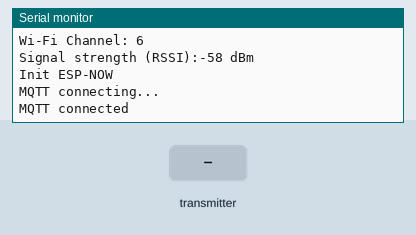
A sketch run on a simulated ESP32. On the bench: the last lines printed to the serial monitor. Inputs (shaded band) come from the test bench. WiFi joins after 1.5 s; servers stay silent unless stated; no MQTT or app messages arrive unless stated.

Above: at 3.2 s.
3.3 s: the transmitter starts sending msgType = 0
At 3.62 s:
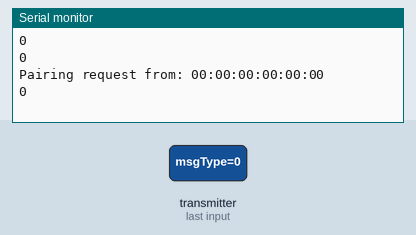
4.8 s: the transmitter starts sending id = 64
At 5.13 s:
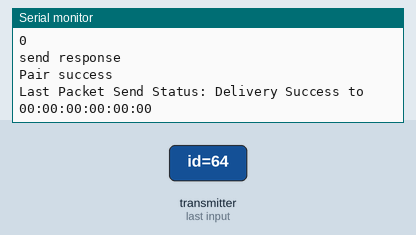
6.3 s: the transmitter starts sending id = 128
Timing chart, 0 to 9.3 s (numbered marks = the images above; inputs shaded):
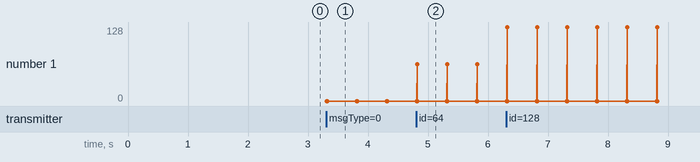

The sketch:

FoxHomeIoT-ESP32-Bridge.ino
```cpp
// ----------------------------------------------------------------------------
// firmware name: FoxHomeIoT-ESP32-Bridge
// description: receiving ESP-NOW message from slaves and resend
//              message to mqtt
// © 2022 Jiří Kučera
// version: 0.1.1
// ----------------------------------------------------------------------------

// ----------------------------------------------------------------------------
// Libraries
// ----------------------------------------------------------------------------
#include <esp_now.h>
#include <WiFi.h>
#include <ArduinoJson.h>
#include <PubSubClient.h>

// ----------------------------------------------------------------------------
// Definition of global constants
// ----------------------------------------------------------------------------

// wifi setting
const char* ssid = "your_ssid";
const char* password = "your_password";

// mqtt setting
const char* mqtt_server = "10.0.0.112";
const int   mqtt_port   = 1883;
const char* MQTT_USER = "your_mqtt_user";
const char* MQTT_PASSWORD = "your_mqtt_pass";

const char* DEVICE_NAME = "FoxHomeIoT-Bridge";
const char* TOPIC_MQTT_AVAILABILITY   = "bridge/availability";
const char* TOPIC_MQTT_RESEND_SENSORS = "bridge/slave/sensors";

// ----------------------------------------------------------------------------
// Definition of global variables
// ----------------------------------------------------------------------------

esp_now_peer_info_t slave;
int chan;

enum MessageType {PAIRING, DATA, };
MessageType messageType;

int counter = 0;

// Structure example to receive data
// Must match the sender structure
typedef struct struct_message {
  uint8_t msgType;
  uint8_t id;
  float temp;
  float hum;
  float pres;
  int batt;
  unsigned int readingId;
} struct_message;

// structure for pairing
typedef struct struct_pairing {
    uint8_t msgType;
    uint8_t id;
    uint8_t macAddr[6];
    uint8_t channel;
} struct_pairing;

struct_message incomingReadings;
struct_message outgoingSetpoints;
struct_pairing pairingData;

char smacStr[18];

// MQTT wifi
WiFiClient espClient;
PubSubClient client(espClient);

// ----------------------------------------------------------------------------
// ESP-NOW
// ----------------------------------------------------------------------------

void printMAC(const uint8_t * mac_addr){
  char macStr[18];
  snprintf(macStr, sizeof(macStr), "%02x:%02x:%02x:%02x:%02x:%02x",
           mac_addr[0], mac_addr[1], mac_addr[2], mac_addr[3], mac_addr[4], mac_addr[5]);
  Serial.print(macStr);
}

void senderMacToStr(const uint8_t * mac_addr) {
  snprintf(smacStr, sizeof(smacStr), "%02x:%02x:%02x:%02x:%02x:%02x",
           mac_addr[0], mac_addr[1], mac_addr[2], mac_addr[3], mac_addr[4], mac_addr[5]);
}

// add pairing
bool addPeer(const uint8_t *peer_addr) {
  memset(&slave, 0, sizeof(slave));
  const esp_now_peer_info_t *peer = &slave;
  memcpy(slave.peer_addr, peer_addr, 6);

  slave.channel = chan; // pick a channel
  slave.encrypt = 0; // no encryption
  // check if the peer exists
  bool exists = esp_now_is_peer_exist(slave.peer_addr);
  if (exists) {
    // Slave already paired.
    Serial.println("Already Paired");
    return true;
  }
  else {
    esp_err_t addStatus = esp_now_add_peer(peer);
    if (addStatus == ESP_OK) {
      // Pair success
      Serial.println("Pair success");
      return true;
    }
    else
    {
      Serial.println("Pair failed");
      return false;
    }
  }
}

// callback when data is sent
void OnDataSent(const uint8_t *mac_addr, esp_now_send_status_t status) {
  Serial.print("Last Packet Send Status: ");
  Serial.print(status == ESP_NOW_SEND_SUCCESS ? "Delivery Success to " : "Delivery Fail to ");
  printMAC(mac_addr);
  Serial.println();
}

// callback when data receive
void OnDataRecv(const uint8_t * mac_addr, const uint8_t *incomingData, int len) {
  Serial.print(len);
  Serial.print(" bytes of data received from : ");
  printMAC(mac_addr);
  Serial.println();
  StaticJsonDocument<1000> root;
  String payload;
  // first message byte is the type of message
  uint8_t type = incomingData[0];
  switch (type) {
    // the message is data type
    case DATA :
      senderMacToStr(mac_addr);
      memcpy(&incomingReadings, incomingData, sizeof(incomingReadings));
      // create a JSON document with received data and send it by event to the web page
      root["id"]          = incomingReadings.id;
      root["mac_addr"]    = smacStr;
      root["temperature"] = incomingReadings.temp;
      root["humidity"]    = incomingReadings.hum;
      root["pressure"]    = incomingReadings.pres;
      root["battery"]     = incomingReadings.batt;
      root["readingId"]   = String(incomingReadings.readingId);
      serializeJson(root, payload);
      Serial.print("mqtt send :");

      if (client.publish(TOPIC_MQTT_RESEND_SENSORS, payload.c_str())) {
        Serial.println("Published to " + String(TOPIC_MQTT_RESEND_SENSORS) + ":");
        // Write JSON document to serial port
        serializeJson(root, Serial);
        Serial.println("");
      } else {
        Serial.println("MQTT publish error");
      }

      //events.send(payload.c_str(), "new_readings", millis());
      Serial.println();
      break;

    // the message is a pairing request
    case PAIRING:
      memcpy(&pairingData, incomingData, sizeof(pairingData));
      Serial.println(pairingData.msgType);
      Serial.println(pairingData.id);
      Serial.print("Pairing request from: ");
      printMAC(mac_addr);
      Serial.println();
      Serial.println(pairingData.channel);
      if (pairingData.id > 0) {     // do not replay to server itself
        if (pairingData.msgType == PAIRING) {
          pairingData.id = 0;       // 0 is server
          // Server is in AP_STA mode: peers need to send data to server soft AP MAC address
          WiFi.softAPmacAddress(pairingData.macAddr);
          pairingData.channel = chan;
          Serial.println("send response");
          esp_err_t result = esp_now_send(mac_addr, (uint8_t *) &pairingData, sizeof(pairingData));
          addPeer(mac_addr);
      }
    }
    break;
  }
}

void initESP_NOW(){
    // Init ESP-NOW
    Serial.println("Init ESP-NOW");
    if (esp_now_init() != ESP_OK) {
      Serial.println("Error initializing ESP-NOW");
      return;
    }
    esp_now_register_send_cb(OnDataSent);
    esp_now_register_recv_cb(OnDataRecv);
}

// ----------------------------------------------------------------------------
// mqtt
// ----------------------------------------------------------------------------

void connectMqtt() {
  while (!client.connected()) {
    Serial.println("MQTT connecting...");

    if (client.connect(DEVICE_NAME, MQTT_USER, MQTT_PASSWORD,
                       TOPIC_MQTT_AVAILABILITY, 1, true, "offline")) {
      Serial.println("MQTT connected");
      client.publish(TOPIC_MQTT_AVAILABILITY, "online", true);

      /*if (client.subscribe(TOPIC_SUB_FARM_DEVICE)) {
        Serial.println("Subscribed to " + String(TOPIC_SUB_FARM_DEVICE) + " successfully");
      } else {
        Serial.println("MQTT subscription error");
        mqttError(client.state());
      }*/
    }
  }
}

// ----------------------------------------------------------------------------
// wifi
// ----------------------------------------------------------------------------

void connectWifi() {
  // Set device as a Wi-Fi Station
  Serial.println("wifi connecting...");
  WiFi.begin(ssid, password);
  while (WiFi.status() != WL_CONNECTED) {
    delay(1000);
    Serial.println("Setting as a Wi-Fi Station..");
  }
  Serial.println("Connected to WiFi");

  // Print status
  printWifiStatus();
}

void printWifiStatus() {
  Serial.print("Server SOFT AP MAC Address:  ");
  Serial.println(WiFi.softAPmacAddress());

  // Print the SSID of the network you're attached to
  Serial.print("SSID: ");
  Serial.println(WiFi.SSID());

  // Print your WiFi IP address and channel
  chan = WiFi.channel();
  Serial.print("Station IP Address: ");
  Serial.println(WiFi.localIP());
  Serial.print("Wi-Fi Channel: ");
  Serial.println(WiFi.channel());

  // Print the received signal strength
  long rssi = WiFi.RSSI();
  Serial.print("Signal strength (RSSI):");
  Serial.print(rssi);
  Serial.println(" dBm");
}

// ----------------------------------------------------------------------------
// setup
// ----------------------------------------------------------------------------

void setup() {
  // Initialize Serial Monitor
  Serial.begin(115200);

  Serial.println();
  Serial.print("Server MAC Address:  ");
  Serial.println(WiFi.macAddress());

  // Set the device as a Station and Soft Access Point simultaneously
  WiFi.mode(WIFI_AP_STA);

  connectWifi();
  client.setServer(mqtt_server, mqtt_port);

  initESP_NOW();
}

// ----------------------------------------------------------------------------
// loop
// ----------------------------------------------------------------------------

void loop() {
  if (WiFi.status() != WL_CONNECTED) {
    connectWifi();
  }
  if (!client.connected()) {
    connectMqtt();
  }
  client.loop();
}
```

Measured:
- after the input at 3.3 s, the serial monitor: prints a new line at once (image 1)
- after the input at 4.8 s, the serial monitor: prints a new line at once (image 2)
